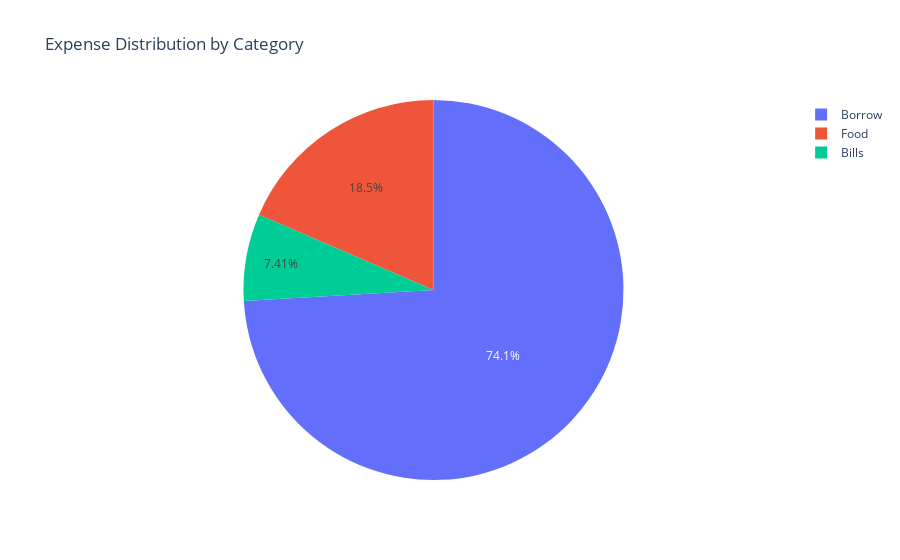

Source (notebook cell):
### Code cell
#PIE PLOT
def plot_expense_by_category():
    category_spending = expenses_df.groupby('Category')['Amount'].sum().reset_index()
    fig = px.pie(category_spending, names='Category', values='Amount', title='Expense Distribution by Category')
    fig.show()

plot_expense_by_category()

### Figure 1 — Plotly figure (JSON) as saved in the notebook; plotly's stock layout.template omitted (floating-point values rounded to 4 significant figures)
{"data": [{"domain": {"x": [0, 1], "y": [0, 1]}, "hovertemplate": "Category=%{label}<br>Amount=%{value}<extra></extra>", "labels": ["Bills", "Borrow", "Food"], "legendgroup": "", "name": "", "showlegend": true, "type": "pie", "values": [200, 2000, 500]}], "layout": {"autosize": true, "legend": {"tracegroupgap": 0}, "title": {"text": "Expense Distribution by Category"}}}
